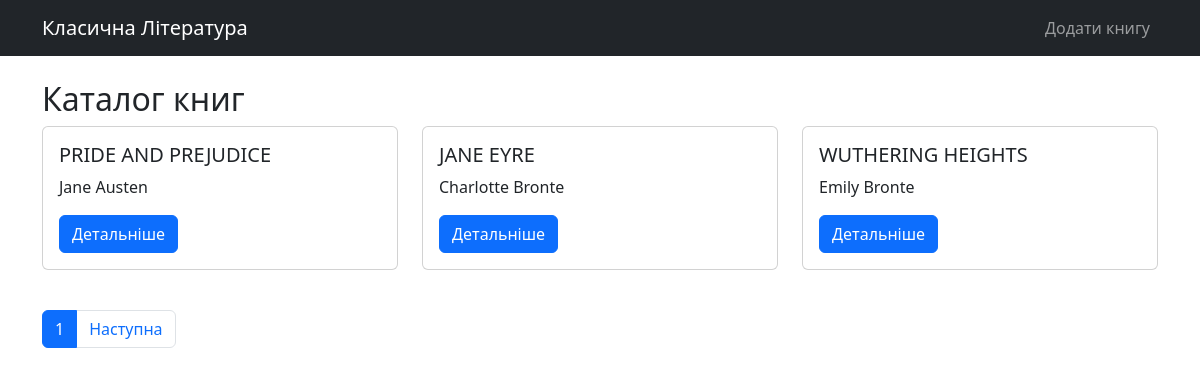
Before: / with the older database file.
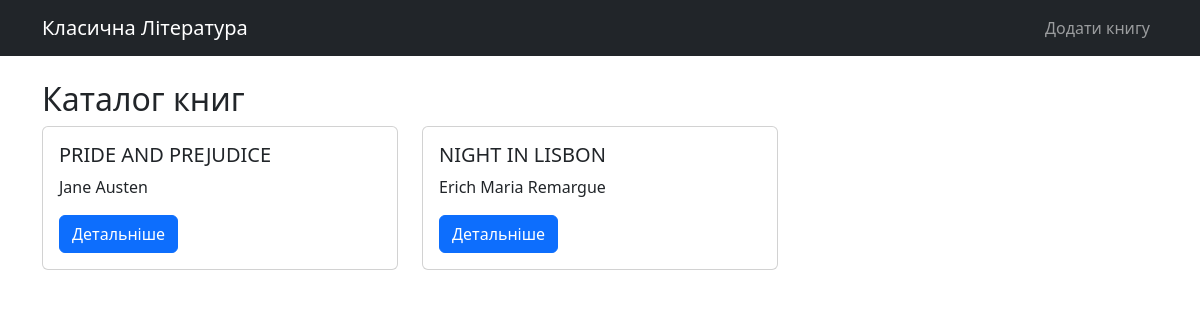
After: the same page with the newer database file.
### catalog/models.py (models this page shows, shortened)
class Book(models.Model):
    title = models.CharField(max_length=200)
    author = models.CharField(max_length=200)
    price = models.DecimalField(max_digits=10, decimal_places=2)
    description = models.TextField(blank=True)
    stock = models.IntegerField(default=0)
    category = models.ForeignKey(Category, on_delete=models.CASCADE, related_name='books')

### catalog/views.py (the view)
# urls.py: path('', views.BookListView.as_view(), name='book_list'),
class BookListView(ListView):
    model = Book
    template_name = 'catalog/book_list.html'
    context_object_name = 'books'
    paginate_by = 3

### catalog/templates/catalog/book_list.html (shortened to what this page needs)
{% extends 'catalog/base.html' %}
{% block content %}
    <h2>Каталог книг</h2>
    <div class="row">
        {% for book in books %}
            <div class="col-md-4 mb-3">
                <div class="card">
                    <div class="card-body">
                        <h5 class="card-title">{{ book.title|upper }}</h5>
                        <p class="card-text">{{ book.author }}</p>
                        <a href="{% url 'catalog:book_detail' book.pk %}" class="btn btn-primary">Детальніше</a>
                    </div>
                </div>
            </div>
        {% endfor %}
    </div>
    {% if is_paginated %}
        <ul class="pagination mt-4">
            <li class="page-item active"><span class="page-link">{{ page_obj.number }}</span></li>
            {% if page_obj.has_next %}
                <li class="page-item"><a class="page-link" href="?page={{ page_obj.next_page_number }}">Наступна</a></li>
            {% endif %}
        </ul>
    {% endif %}
{% endblock %}

### catalog/templates/catalog/base.html (shortened to what this page needs)
<!DOCTYPE html>
<html lang="uk">
<head>
    <link href="https://cdn.jsdelivr.net/npm/bootstrap@5.3.0/dist/css/bootstrap.min.css" rel="stylesheet">
</head>
<body>
    <nav class="navbar navbar-expand-lg navbar-dark bg-dark mb-4">
        <div class="container">
            <a class="navbar-brand" href="{% url 'catalog:book_list' %}">Класична Література</a>
            <div class="collapse navbar-collapse">
                <ul class="navbar-nav ms-auto">
                    <li class="nav-item">
                        <a class="nav-link" href="{% url 'catalog:book_create' %}">Додати книгу</a>
                    </li>
                </ul>
            </div>
        </div>
    </nav>
    <div class="container">
        {% block content %}{% endblock %}
    </div>
</body>
</html>

Changed rows visible on the page:
removed Book: title "JANE EYRE", author "Charlotte Bronte"
removed Book: title "WUTHERING HEIGHTS", author "Emily Bronte"
added Book: title "NIGHT IN LISBON", author "Erich Maria Remargue"
Other visible differences:
{{ page_obj.number }}: "1" → (not shown)
text no longer shown: "Наступна"
